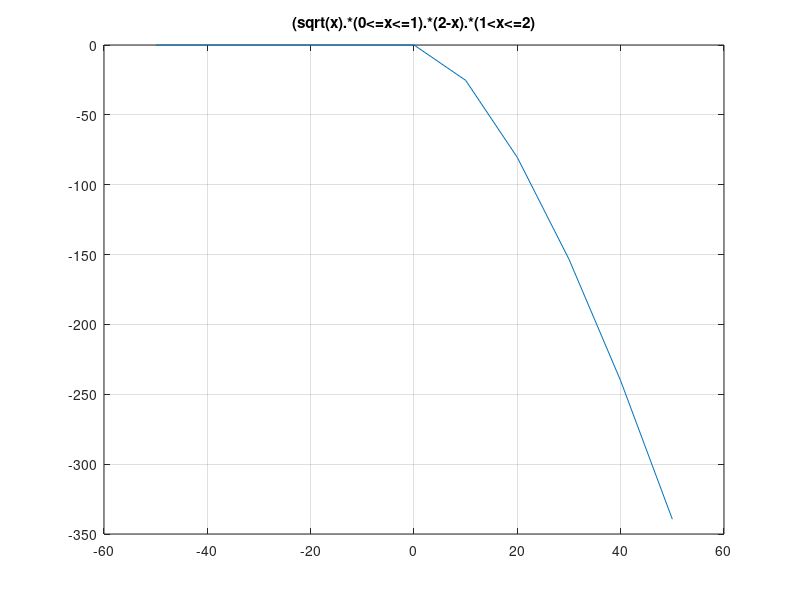

The MATLAB source for this figure:
% Octave Script
% Title       :Funciones reales
% Description :Script que grafique funciones reales
% Author      :Astrit Lariza Garcia Castillo (LarizaG)
% Date        : 28102021
% Version     :1
% Usage       :octave> /path/funcion10
% Notes       :Requiere octave para usar su linea de comandos

clear
% Funcion de trozos numero 10
% Rango de la funcion
x=-50:10:50;
% Regla de correspondencia (funcion)
fx= (sqrt(x)).*(0<=x<=1).*(2-x).*(1<x<=2)
% Funcion a plotear
plot(x, fx)
grid on;
title (["(sqrt(x).*(0<=x<=1).*(2-x).*(1<x<=2)"]);